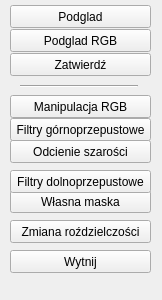
<?xml version="1.0" encoding="UTF-8"?>
<ui version="4.0">
 <class>Wincyj</class>
 <widget class="QDockWidget" name="Wincyj">
  <property name="geometry">
   <rect>
    <x>0</x>
    <y>0</y>
    <width>162</width>
    <height>300</height>
   </rect>
  </property>
  <property name="floating">
   <bool>true</bool>
  </property>
  <property name="features">
   <set>QDockWidget::DockWidgetClosable</set>
  </property>
  <property name="allowedAreas">
   <set>Qt::NoDockWidgetArea</set>
  </property>
  <property name="windowTitle">
   <string>Wincyj</string>
  </property>
  <widget class="QWidget" name="dockWidgetContents">
   <widget class="QPushButton" name="pushButton_manipulacjaRGB">
    <property name="geometry">
     <rect>
      <x>10</x>
      <y>95</y>
      <width>141</width>
      <height>23</height>
     </rect>
    </property>
    <property name="text">
     <string>Manipulacja RGB</string>
    </property>
   </widget>
   <widget class="QPushButton" name="pushButton_Sobel">
    <property name="geometry">
     <rect>
      <x>10</x>
      <y>118</y>
      <width>141</width>
      <height>23</height>
     </rect>
    </property>
    <property name="text">
     <string>Filtry górnoprzepustowe</string>
    </property>
   </widget>
   <widget class="QPushButton" name="pushButton_Podglad">
    <property name="geometry">
     <rect>
      <x>10</x>
      <y>5</y>
      <width>141</width>
      <height>23</height>
     </rect>
    </property>
    <property name="text">
     <string>Podglad</string>
    </property>
   </widget>
   <widget class="QPushButton" name="pushButton_Zatwierdz">
    <property name="geometry">
     <rect>
      <x>10</x>
      <y>53</y>
      <width>141</width>
      <height>23</height>
     </rect>
    </property>
    <property name="text">
     <string>Zatwierdź</string>
    </property>
   </widget>
   <widget class="Line" name="line">
    <property name="geometry">
     <rect>
      <x>20</x>
      <y>85</y>
      <width>118</width>
      <height>3</height>
     </rect>
    </property>
    <property name="orientation">
     <enum>Qt::Horizontal</enum>
    </property>
   </widget>
   <widget class="QPushButton" name="pushButton_Podglad_RGB">
    <property name="geometry">
     <rect>
      <x>10</x>
      <y>29</y>
      <width>141</width>
      <height>23</height>
     </rect>
    </property>
    <property name="text">
     <string>Podglad RGB</string>
    </property>
   </widget>
   <widget class="QPushButton" name="pushButton_Sobel_Wytnij">
    <property name="geometry">
     <rect>
      <x>10</x>
      <y>250</y>
      <width>141</width>
      <height>23</height>
     </rect>
    </property>
    <property name="text">
     <string>Wytnij</string>
    </property>
   </widget>
   <widget class="QPushButton" name="pushButton_rozdzielczosc">
    <property name="geometry">
     <rect>
      <x>10</x>
      <y>220</y>
      <width>141</width>
      <height>23</height>
     </rect>
    </property>
    <property name="text">
     <string>Zmiana roździelczości</string>
    </property>
   </widget>
   <widget class="QPushButton" name="pushButton_wlasna_maska">
    <property name="geometry">
     <rect>
      <x>10</x>
      <y>190</y>
      <width>141</width>
      <height>23</height>
     </rect>
    </property>
    <property name="text">
     <string>Własna maska</string>
    </property>
   </widget>
   <widget class="QPushButton" name="pushButton_dolnoprzepustowe">
    <property name="geometry">
     <rect>
      <x>10</x>
      <y>170</y>
      <width>141</width>
      <height>23</height>
     </rect>
    </property>
    <property name="text">
     <string>Filtry dolnoprzepustowe</string>
    </property>
   </widget>
   <widget class="QPushButton" name="pushButton_Sobel_Grey">
    <property name="geometry">
     <rect>
      <x>10</x>
      <y>140</y>
      <width>141</width>
      <height>23</height>
     </rect>
    </property>
    <property name="text">
     <string>Odcienie szarości</string>
    </property>
   </widget>
  </widget>
 </widget>
 <resources/>
 <connections/>
</ui>
